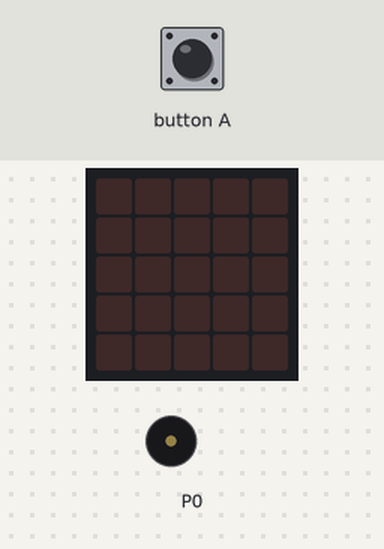
A program run on a simulated BBC micro:bit (MakeCode). Shown: the board's 5×5 LED display, buzzer (waves = sounding). Inputs (shaded band) come from the test bench.

Above: at 1.2 s.
1.3 s: button A pressed for 0.15 s
At 2.55 s:
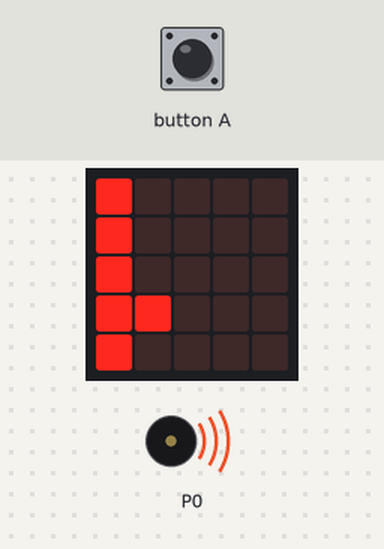
At 9.0 s:
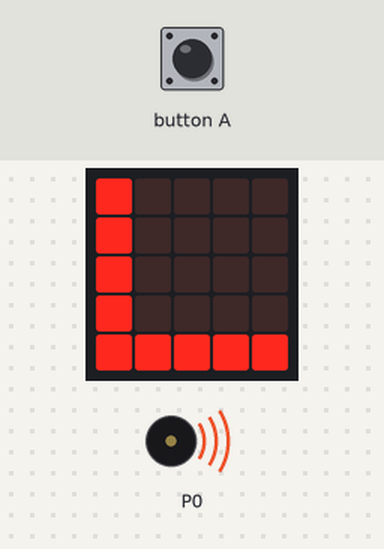
13.3 s: button A pressed for 0.15 s
At 18.3 s:
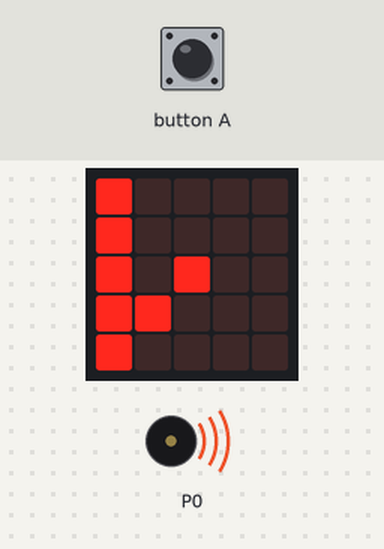
Timing chart, 0 to 34.4 s (numbered marks = the images above; inputs shaded):
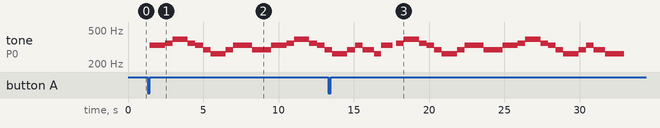

Measured:
- after the input at 1.3 s, tone on P0: plays 330 Hz for 1.0 s, 349 Hz for 0.51 s, 392 Hz for 1.0 s, 349 Hz for 0.51 s, 330 Hz for 0.51 s, 294 Hz for 0.51 s … (16 notes in this stretch), starting after 0.15 s; the display: first changes after 0.15 s (image 1 shows a later state)
- what the display in image 1 shows lasts 0.4 s, from 2.4 s to 2.8 s
- what the display in image 2 shows lasts 0.6 s, from 8.7 s to 9.3 s

The program:

main.ts
```typescript
input.onButtonPressed(Button.A, function () {
    let y = 0
    music.startMelody(music.builtInMelody(Melodies.Ode), MelodyOptions.Once)
    for (let y = 0; y <= 5; y++) {
        for (let x = 0; x <= 0; x++) {
            led.plot(x, y)
            basic.pause(150)
        }
    }
    basic.showLeds(`
        # . . . .
        # . . . .
        # . . . .
        # # . . .
        # . . . .
        `)
    basic.showLeds(`
        # . . . .
        # . . . .
        # . # . .
        # # . . .
        # . . . .
        `)
    basic.showLeds(`
        # . . . .
        # . . . .
        # . # . .
        # # . # .
        # . . . .
        `)
    for (let y = 0; y <= 4; y++) {
        for (let x = 0; x <= 0; x++) {
            led.plot(4, 4 - y)
            basic.pause(150)
        }
    }
    basic.clearScreen()
    for (let x = 0; x <= 4; x++) {
        led.plot(x, y)
        x += 0
        basic.pause(150)
    }
    for (let y = 0; y <= 5; y++) {
        for (let x = 0; x <= 0; x++) {
            led.plot(x, y)
            basic.pause(150)
        }
    }
    for (let x = 0; x <= 4; x++) {
        led.plot(x, 2)
        x += 0
        basic.pause(150)
    }
    for (let x = 0; x <= 4; x++) {
        led.plot(x, 4)
        x += 0
        basic.pause(150)
    }
    basic.clearScreen()
    for (let y = 0; y <= 5; y++) {
        for (let x = 0; x <= 0; x++) {
            led.plot(x, y)
            basic.pause(100)
        }
    }
    for (let x = 0; x <= 4; x++) {
        led.plot(x, 4)
        x += 0
        basic.pause(150)
    }
    for (let y = 0; y <= 4; y++) {
        let x = 0
        led.plot(x, 4 - y)
        y += 0
        basic.pause(100)
    }
    for (let x = 0; x <= 4; x++) {
        led.plot(4 - x, 0)
        x += 0
        basic.pause(150)
    }
    for (let y = 0; y <= 4; y++) {
        for (let x = 0; x <= 0; x++) {
            led.plot(4, 4 - y)
            basic.pause(150)
        }
    }
    basic.clearScreen()
    for (let y = 0; y <= 5; y++) {
        for (let x = 0; x <= 0; x++) {
            led.plot(x, y)
            basic.pause(150)
        }
    }
    basic.showLeds(`
        # . . . .
        # # . . .
        # . . . .
        # . . . .
        # . . . .
        `)
    basic.showLeds(`
        # . . . .
        # # . . .
        # . # . .
        # . . . .
        # . . . .
        `)
    basic.showLeds(`
        # . . . .
        # # . # .
        # . # . .
        # . . . .
        # . . . .
        `)
    for (let y = 0; y <= 4; y++) {
        for (let x = 0; x <= 0; x++) {
            led.plot(4, y)
            basic.pause(150)
        }
    }
    basic.clearScreen()
    for (let x = 0; x <= 4; x++) {
        led.plot(x, y)
        x += 0
        basic.pause(150)
    }
    for (let y = 0; y <= 5; y++) {
        for (let x = 0; x <= 0; x++) {
            led.plot(x, y)
            basic.pause(150)
        }
    }
    for (let x = 0; x <= 4; x++) {
        led.plot(x, 2)
        x += 0
        basic.pause(150)
    }
    for (let x = 0; x <= 4; x++) {
        led.plot(x, 4)
        x += 0
        basic.pause(150)
    }
    basic.clearScreen()
})
```

test.ts
```typescript
// 在這裡測試；當此封包作為擴充功能時，將不會編譯此內容。
```
